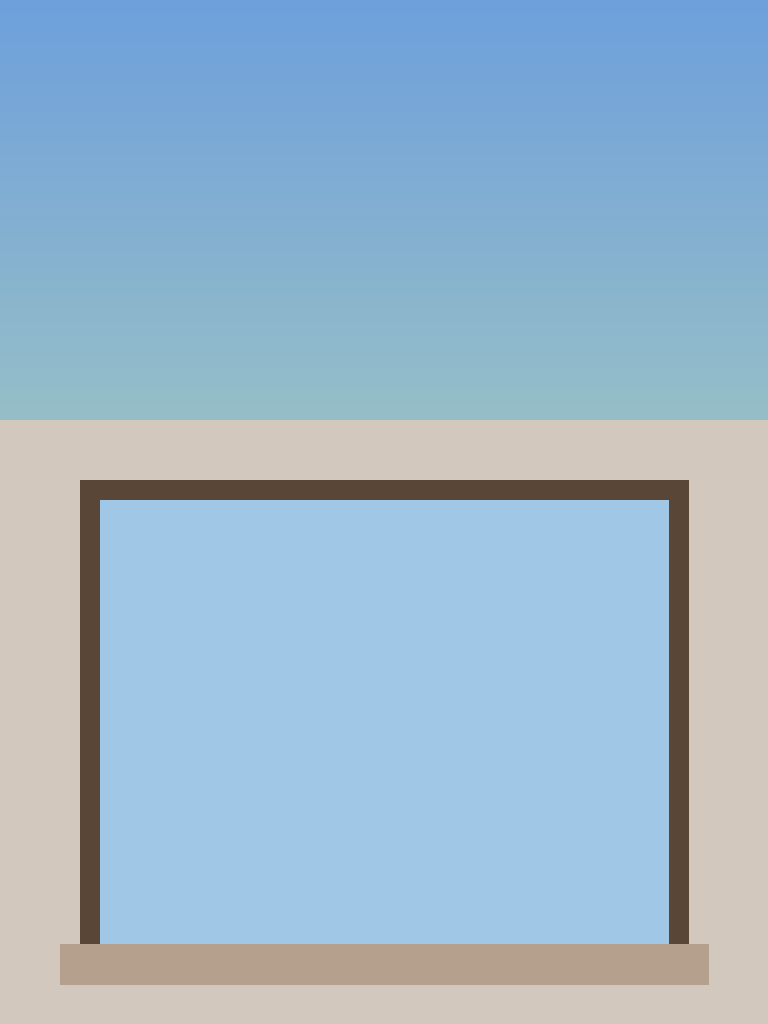
#> input picture docs/qa/825/inputs/base-window-sky.png, 768 x 1024 px; the run also reads 1 picture not shown here
$ python run_b_pasteback.py
#> lines starting #> are read from the running program, lines starting #| are printed output that depends on the picture; after the words box and inside, x2 and y2 are one past the last pixel; in counts of white or black regions, pixels touching at a corner belong together
#!/usr/bin/env python3
"""B1/B2 via production region pasteback. Cap $0.12. Never prints API key."""
from __future__ import annotations
import hashlib, io, json, os, sys, time
from pathlib import Path
import numpy as np
import requests
from PIL import Image, ImageDraw, ImageFont

ROOT = Path(__file__).resolve().parent
OUT = ROOT / "out"
LR = ROOT / "lr"
CALLS = ROOT / "calls.jsonl"
CAP = 0.12
BASE_URL = "https://api.wavespeed.ai/api/v3"
PROMPT = "Replace only the sky in the selection with a soft peach sunset, keep the building and window frames unchanged"
BASE_IMG = ROOT / "inputs" / "base-window-sky.png"
MASK_IMG = ROOT / "inputs" / "mask-sky-top.png"
TOUCH_PAD, TOUCH_MIN = 0.25, 384

# [9 lines left out: function nearest_aspect, not called in this run]


def env_key():
    k = os.environ.get("WAVESPEED_API_KEY")
    if not k:
        for line in Path("/home/box/.secrets/comfyart-test.env").read_text().splitlines():
            if line.startswith("WAVESPEED_API_KEY="):
                k = line.split("=", 1)[1].strip().strip('"').strip("'")
                os.environ["WAVESPEED_API_KEY"] = k
                break
    if not k:
        raise SystemExit("missing key")
    return k

def headers():
    return {"Authorization": "Bearer " + env_key()}

def bal():
    r = requests.get(BASE_URL + "/balance", headers=headers(), timeout=20)
    r.raise_for_status()
    return float(r.json()["data"]["balance"])

# [4 lines left out: function append, not called in this run]

def crop_around(region, w, h):
    def grow(length, full):
        return min(full, max(length * (1 + TOUCH_PAD * 2), TOUCH_MIN))
    cw = min(w, round(grow(region["w"], w) / 8) * 8)
    ch = min(h, round(grow(region["h"], h) / 8) * 8)
    def clamp(v, size, full):
        return round(min(max(v, 0), full - size))
    return {"x": clamp(region["x"] + region["w"] / 2 - cw / 2, cw, w),
            "y": clamp(region["y"] + region["h"] / 2 - ch / 2, ch, h), "w": cw, "h": ch}

def mask_array_from_img(img: Image.Image, size=None):
    img = img.convert("RGBA")
    if size and img.size != size:
        img = img.resize(size, Image.NEAREST)
    return 1.0 - np.asarray(img.getchannel("A"), dtype=np.float32) / 255.0

def mask_png(m):
    a = np.clip(np.round((1.0 - m) * 255.0), 0, 255).astype(np.uint8)
    rgba = np.dstack([np.full_like(a, 255)] * 3 + [a])
    buf = io.BytesIO()
    Image.fromarray(rgba, "RGBA").save(buf, format="PNG")
    return buf.getvalue()

# [45 lines left out: functions composite, rgb_bytes, png_bytes, paste_result, upload, poll, not called in this run]

def prepare_crop():
    OUT.mkdir(parents=True, exist_ok=True)
    base = Image.open(BASE_IMG).convert("RGB")
#> base is the input picture: PIL image 768x1024 RGB; mean R, G, B 155.3, 183.2, 204
    mask = Image.open(MASK_IMG).convert("RGBA")
    W, H = base.size
#> W = 768; H = 1024
    a = np.array(mask.getchannel("A"))
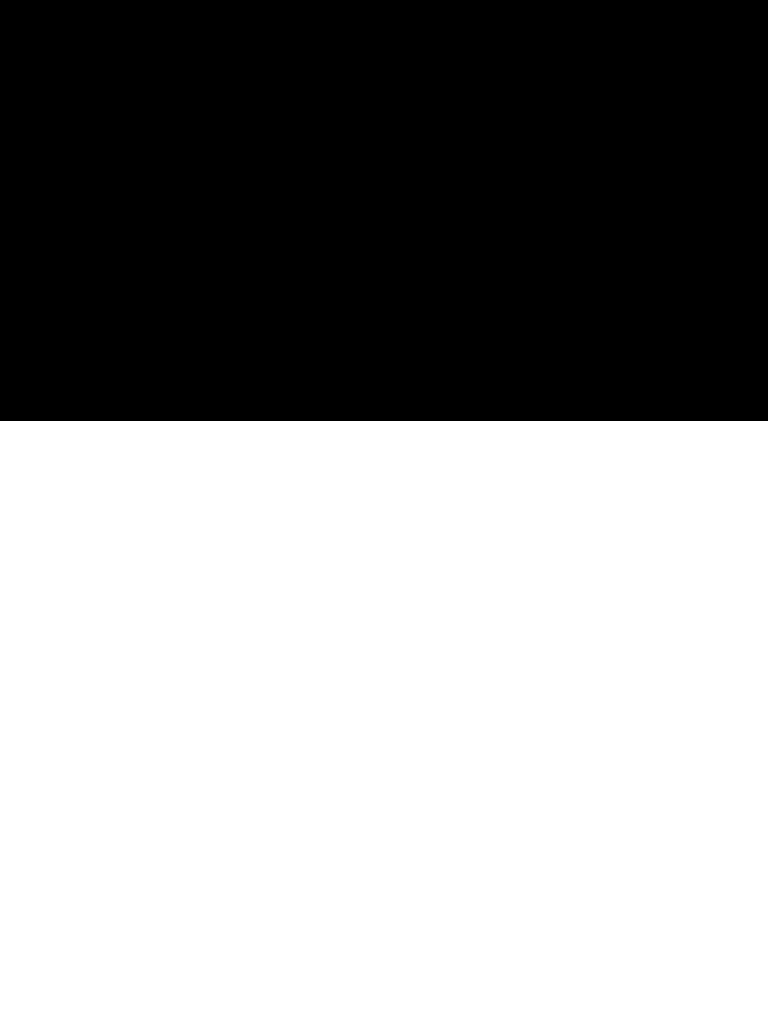
#> a: shape (1024, 768); 58.9% white; 1 black region, box (x1, y1, x2, y2) and area: (0, 0, 768, 421) 323328
    ys, xs = (a == 0).nonzero()
    region = {"x": int(xs.min()), "y": int(ys.min()),
              "w": int(xs.max()) - int(xs.min()) + 1, "h": int(ys.max()) - int(ys.min()) + 1}
#> region = {'x': 0, 'y': 0, 'w': 768, 'h': 421}
    box = crop_around(region, W, H)
#> in crop_around, `cw = min(w, round(grow(region["w"], w) / 8) * 8)`: cw = 768
#> in crop_around, `ch = min(h, round(grow(region["h"], h) / 8) * 8)`: ch = 632
#> box = {'x': 0, 'y': 0, 'w': 768, 'h': 632}
    crop = base.crop((box["x"], box["y"], box["x"] + box["w"], box["y"] + box["h"]))
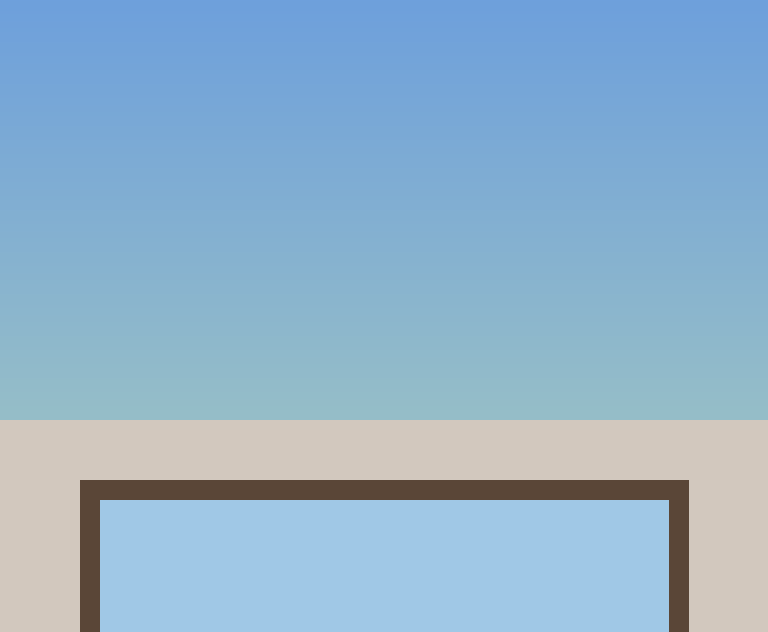
#> crop: PIL image 768x632 RGB; mean R, G, B 144.4, 178.4, 204.3
    crop_path = OUT / "_b_paste_crop.png"
    crop.save(crop_path)
    # crop-local ComfyArt mask: α=0 where target (sky) intersects crop
    full_m = mask_array_from_img(mask, (W, H))  # 1 = target
    m = full_m[box["y"]:box["y"] + box["h"], box["x"]:box["x"] + box["w"]]
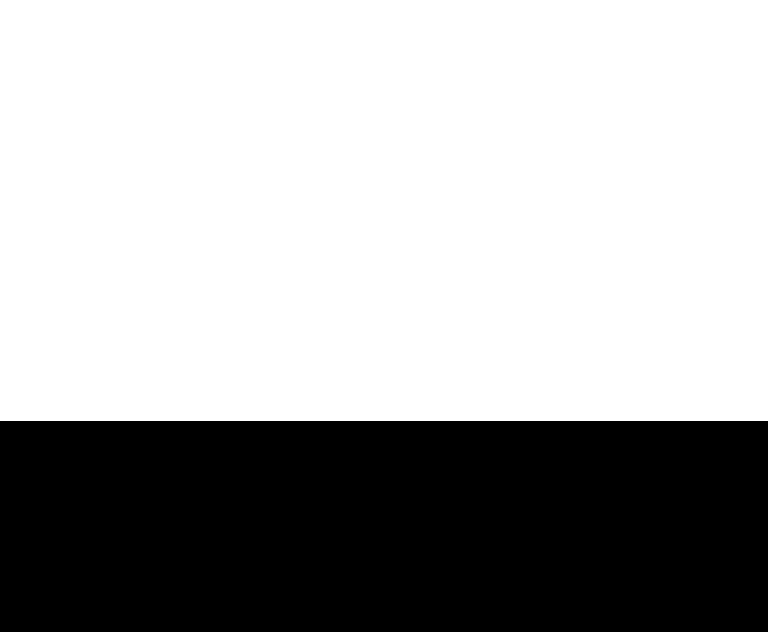
#> m: shape (632, 768) float32; values 0 (black) and 1 (white), 66.6% white; 1 black region, box (x1, y1, x2, y2) and area: (0, 421, 768, 632) 162048
    mask_crop_bytes = mask_png(m)
    (OUT / "_b_paste_mask_crop.png").write_bytes(mask_crop_bytes)
    crop_hash = hashlib.sha256(crop_path.read_bytes()).hexdigest()
    return {
        "box": box, "region": region, "crop_path": crop_path, "crop_hash": crop_hash,
        "mask_crop_bytes": mask_crop_bytes, "orig_bytes": BASE_IMG.read_bytes(),
        "full_mask": mask, "W": W, "H": H,
    }

# [82 lines left out: functions one, acceptance, not called in this run]

def main():
    OUT.mkdir(exist_ok=True); LR.mkdir(exist_ok=True)
    prep = prepare_crop()
#> prep = 9 items
    append({"event": "b_pasteback_start", "balance": bal(), "cap": CAP,
            "crop_sha256": prep["crop_hash"], "crop_box": prep["box"], "region": prep["region"],
            "crop_bytes": prep["crop_path"].stat().st_size})
    print(f"START bal={bal()} crop_sha256={prep['crop_hash']} box={prep['box']}", flush=True)
    spent = 0.0
    results = []
    jobs = [
        ("B1p", "openai/gpt-image-2.5-sunburst/edit"),
        ("B2p", "openai/gpt-image-2.6-sunburst/edit"),
    ]
    for jid, model in jobs:
        if spent >= CAP:
            append({"event": "cap_stop", "spent": spent, "next": jid}); break
        ok = False; last = None
        for attempt in (1, 2):
            if spent >= CAP: break
            last = one(jid, model, prep, attempt, spent)
            results.append(last)
            spent = round(spent + float(last.get("cost") or 0), 6)
            append({"event": "spent_so_far", "run": "B-pasteback", "spent": spent})
            if last.get("ok"):
                ok = True; break
            print(f"FAIL {jid} attempt {attempt}", flush=True)
        if not ok:
            append({"event": "image_abandoned", "id": jid})
        if spent >= CAP:
            append({"event": "cap_stop_after", "spent": spent, "id": jid}); break

    # acceptance
    acc = {}
    for jid, _ in jobs:
        p = OUT / f"{jid}-pasteback.png"
        if p.exists():
            acc[jid] = acceptance(prep, p)
            append({"event": "acceptance", "id": jid, **acc[jid]})
            print(f"ACCEPT {jid} {acc[jid]}", flush=True)

    summary = {
        "event": "b_pasteback_end",
        "balance_end": bal(),
        "spent": spent,
        "crop_sha256": prep["crop_hash"],
        "results": [{k: r.get(k) for k in ("id","attempt","ok","prediction_id","cost","latency_s","balance_before","balance_after","model")} for r in results],
        "acceptance": acc,
    }
    append(summary)
    (ROOT / "B-pasteback-summary.json").write_text(json.dumps(summary, indent=2, ensure_ascii=False))
    print(json.dumps({"event": "end", "spent": spent, "balance_end": summary["balance_end"]}, ensure_ascii=False), flush=True)
    return 0

if __name__ == "__main__":
#> (the run stopped early here; a loop or call above may not have finished)
